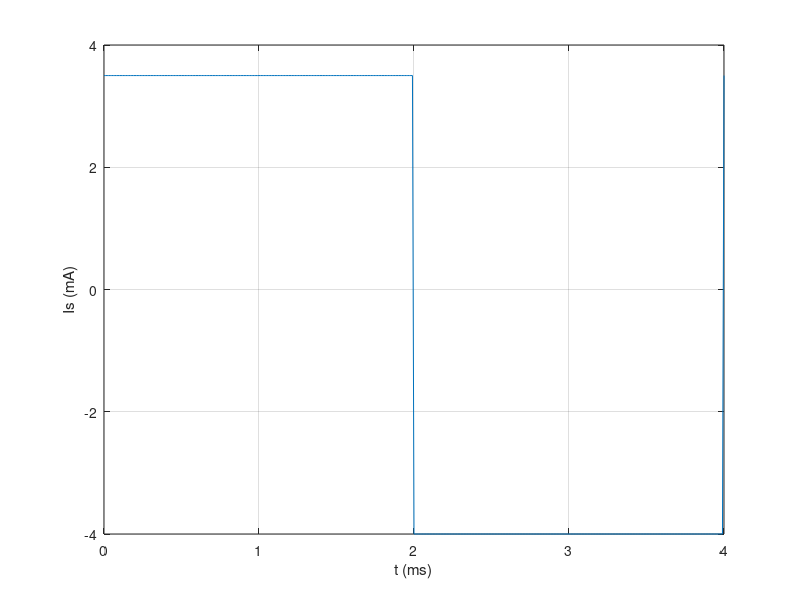

The MATLAB source for this figure:
%Brian McIlwain
%Tools in ECE
%Problem 4.9 text

function [] = problem_4_9()
t = 0:.01:4;
plot(t,Is(Vs(t)).*1000);
xlabel('t (ms)')
ylabel('Is (mA)')
grid on
end

function y = Is(V)
y(-6<=V&V<=3) = V(-6<=V&V<=3).*0;
y(V>3) = (V(V>3)-3)./2000;
y(V<-6) = (V(V<-6)+6)./1000;
end

function [z] = Vs(t)
z = 10*square((t/2)*pi);
end